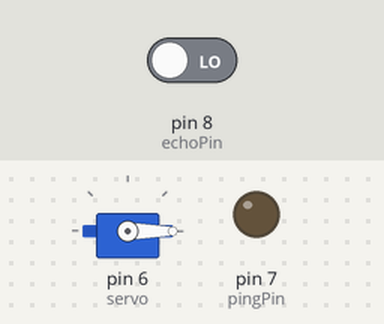
A sketch run on a simulated Arduino Uno, built with avr-gcc and run on an emulated ATmega328P. Parts: servo, output pins drawn as LEDs (lit = HIGH). The inputs (shaded band) are chosen by the test bench; at power-on: pin 8 (echoPin) LOW. What the sketch prints to the serial monitor is not drawn.

Above: at 0.05 s.
Timing chart, 0 to 3.7 s (numbered marks = the images above):
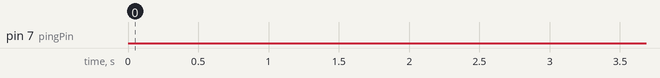

The sketch:

drone_project.ino
```cpp
#include <Servo.h>
#define pingPin 7
#define echoPin 8

int first = 0;
int exist = 0;
int back = 0;
Servo servo;

void setup()
{
  Serial.begin(9600);
  pinMode(pingPin,OUTPUT);
  pinMode(echoPin,INPUT);
  servo.attach(6);
  servo.write(0);
}
void loop()
{
  if(first == 0)
  {
    delay(40000);
    first = 1;
  }
  //pulse
  digitalWrite(pingPin,LOW);
  delay(2);
  digitalWrite(pingPin,HIGH);
  delay(100);
  digitalWrite(pingPin,LOW);
  //measuring time
  long time = pulseIn(echoPin,HIGH);
  //calculating the direction
  long cm = MicroSecondsToCentimeters(time);
  Serial.println(cm);
  if(cm > 130)
  {
    exist = 1;
  }
  if(exist == 1 && cm<110 && back<110)
  {
    servo.write(360);
    delay(1000);
    servo.write(0);
  }
  back = cm;
  delay(500);
}

long MicroSecondsToCentimeters(long time)
{
  return time/29/2;
}
```

Measured:
- by itself, pin 7 (pingPin): LOW → HIGH at 40.0 s, → LOW 0.10 s later, → HIGH 1.5 s later, → LOW 0.10 s later, … (114 changes in this stretch)
